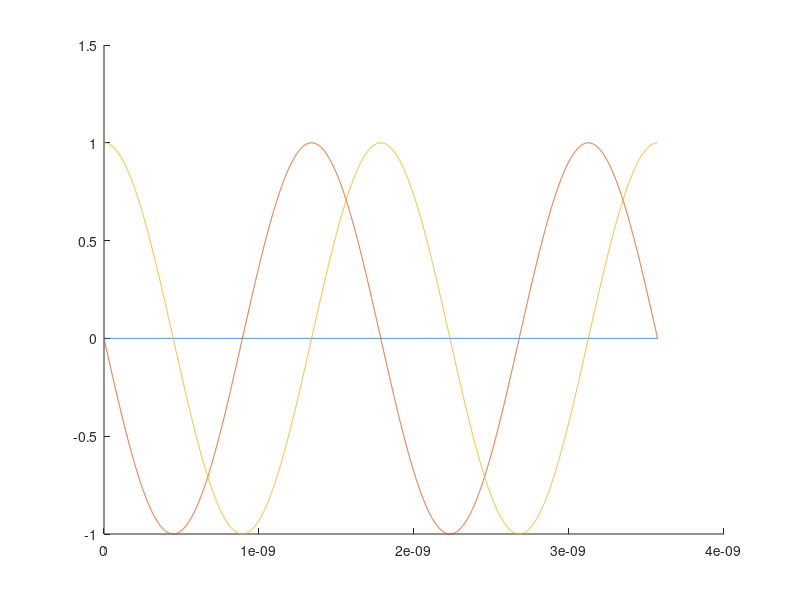

Here is the MATLAB script that generated this plot:
%% lab 4

%% Q1
gyro = 2;   % electron gyration
sz = [1,0;0,-1];
t = [0:100];
w = 1 % angular frequency
Bx = 1;
By = Bx;
Bz = 1;
B = [Bx, By, Bz];
delta = Bx*exp(i*w*t);
eps = Bz;
H = pi*gyro*[Bz, Bx*cos(w*t) - i*By*sin(w*t);...
             Bx*cos(w*t) - i*By*sin(w*t), -Bz];

% eigenvalues = lamda = +-sqrt(Bz^2 + Bx^2)
% eigenvectors in terms of sigma_z: 
% v1 = sin(theta/2)*up + cos(theta/2)*down
% v2 = cos(tehta/2)*down - sin(theta/2)*up 
% for tan(theta/2 = delta / eps

%% Q2 
% original state  of electron = v1 or  v2 depending on the spin
% now since we're rotating the lab from instead, we can transform our basis vector
% from up and down to v1' = [exp(-iwt/2), 0; 0, exp(iwt/2)]*v1 or
% v2' = [exp(-iwt/2), 0; 0, exp(iwt/2)]*v2
% with a new hamiltonian:
% H' = h_bar/2 * [-delta_w, w1; w1, delta_w]; where w1 = gyro*B_perpen. w0 = gyro*B_parallel, 
% H' = -h_bar/2 * delta_w * sigma_z + h_bar/2 * w1 * sigma_x 
% delta_w = w - w0.
% 
% if w = w0 = gyro*B_parallel, then delta_w = 0
% then H' solely depends on w1 ~ B_perpendicular, ie the electron spin is rotating at the same speed as the lab frame, 
% ie, no relative motion seen from the rotating frame.
% from the lab frame, the electron spin will only precess around the new X basis vector

%% Q3
% clc
% h_bar = 6.626e-34 / (2*pi);
% H
% psi_0 = up
% psi = U*psi_0, where U = exp(-1i*En*t/h_bar) in the diagonal, zero else
% where, E = eignevalue of H

%% task  a

clc;
clear all
close all


h_bar = 6.626e-34/(2*pi);
g = 28e9;
B_para = 1; % Bz
B_perp = 20e-3; % Bx
w0 = 2*pi*g*B_para;
% del_w = 2*pi*10e6;  % for part a
del_w = 0;
w1 = 2*pi*g*B_perp; 
w = w0-del_w;
eps = h_bar/2 * del_w;
delta = (h_bar/2) * w1;
wrabi_lab = (sqrt(delta^2 + eps^2))/(h_bar);
t = linspace(0,2*pi/wrabi_lab,10000);
T = length(t);
H_lab = zeros(2,2,length(t));
for i = 1:T
       H_lab(:,:,i) = (pi*g*h_bar)*[B_para, B_perp*exp(-1i*(w+del_w)*t(i)); B_perp*exp(1i*(w+del_w)*t(i)), -B_para] ;
end
H_rot = (h_bar/2) * [-del_w, w1; w1, del_w];
wrabi_rot = (sqrt((del_w*h_bar/2)^2 + (w1*h_bar/2)^2))/(h_bar);

% now do ket from lab 2

down = [0;1];
up = [1;0];
ket_0 = up;
for i = 1:T
    phi1 = [exp(-1i*w*t(i)/2), 0; 0, exp(1i*w*t(i)/2)] * up;
    phi2 = [exp(-1i*w*t(i)/2), 0; 0, exp(1i*w*t(i)/2)] * down;
end
psi_lab = zeros(2,T);
psi_rot = zeros(2,T);
psi_lab(:,1) = up;
% choose up as ket0 or down for labframe, your choice
time_interval = t(2)-t(1);
for i = 2:T
    U = expm(-1i*H_lab(:,:,i)*time_interval/h_bar);
    psi_lab(:,i) = U*psi_lab(:,i-1);
    
end
% rotating frame
psi_rot(:,1) = phi1;
for  i = 2:T
    U = expm(-1i*H_rot*t(i)/h_bar);
    psi_rot(:,i) = U*psi_rot(:,1);
end

% expectational value
s_x = [0,1;1,0];
s_y = [0,-1i;1i,0];
s_z = [1,0;0,-1];
ex_x1 = zeros(1,T);
ex_y1 = zeros(1,T);
ex_z1 = zeros(1,T);
ex_x2 = zeros(1,T);
ex_y2 = zeros(1,T);
ex_z2 = zeros(1,T);
for count = 1:T
   ex_x1(:, count) = psi_lab(:,count)' * s_x * psi_lab(:, count); 
   ex_y1(:, count) = psi_lab(:,count)' * s_y * psi_lab(:, count); 
   ex_z1(:, count) = psi_lab(:,count)' * s_z * psi_lab(:, count); 
   ex_x2(:, count) = psi_rot(:,count)' * s_x * psi_rot(:, count); 
   ex_y2(:, count) = psi_rot(:,count)' * s_y * psi_rot(:, count);
   ex_z2(:, count) = psi_rot(:,count)' * s_z * psi_rot(:, count);
end

hold on
plot(t, ex_x2);
plot(t, ex_y2);
plot(t, ex_z2);
hold off